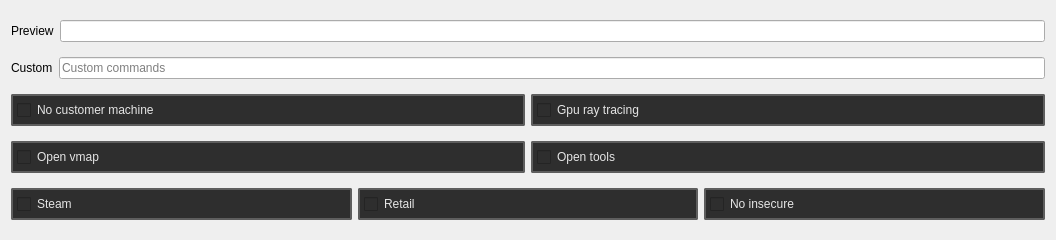
<?xml version="1.0" encoding="UTF-8"?>
<ui version="4.0">
 <class>preferences_dialog</class>
 <widget class="QDialog" name="preferences_dialog">
  <property name="geometry">
   <rect>
    <x>0</x>
    <y>0</y>
    <width>1056</width>
    <height>240</height>
   </rect>
  </property>
  <property name="minimumSize">
   <size>
    <width>600</width>
    <height>240</height>
   </size>
  </property>
  <property name="maximumSize">
   <size>
    <width>1300</width>
    <height>240</height>
   </size>
  </property>
  <property name="windowTitle">
   <string>Lanuch options</string>
  </property>
  <property name="windowIcon">
   <iconset resource="../resources.qrc">
    <normaloff>:/icons/settings_16dp.svg</normaloff>:/icons/settings_16dp.svg</iconset>
  </property>
  <property name="modal">
   <bool>false</bool>
  </property>
  <layout class="QVBoxLayout" name="verticalLayout">
   <item>
    <layout class="QHBoxLayout" name="horizontalLayout">
     <item>
      <widget class="QLabel" name="label">
       <property name="text">
        <string>Preview</string>
       </property>
      </widget>
     </item>
     <item>
      <widget class="QLineEdit" name="lineEdit_preview">
       <property name="readOnly">
        <bool>true</bool>
       </property>
      </widget>
     </item>
    </layout>
   </item>
   <item>
    <layout class="QHBoxLayout" name="horizontalLayout_2">
     <item>
      <widget class="QLabel" name="label_2">
       <property name="text">
        <string>Custom</string>
       </property>
      </widget>
     </item>
     <item>
      <widget class="QLineEdit" name="lineEdit_custom">
       <property name="text">
        <string/>
       </property>
       <property name="placeholderText">
        <string>Custom commands</string>
       </property>
      </widget>
     </item>
    </layout>
   </item>
   <item>
    <layout class="QHBoxLayout" name="horizontalLayout_3">
     <item>
      <widget class="QCheckBox" name="checkBox_nocustomer_machine">
       <property name="minimumSize">
        <size>
         <width>96</width>
         <height>32</height>
        </size>
       </property>
       <property name="layoutDirection">
        <enum>Qt::LayoutDirection::LeftToRight</enum>
       </property>
       <property name="styleSheet">
        <string notr="true">
    /* QPushButton default and hover styles */
    QCheckBox {

        font: 580 10pt &quot;Segoe UI&quot;;

        border: 2px solid black;
        border-radius: 2px;
        border-color: rgba(94, 94, 94, 255);
        height:22px;
        padding-top: 2px;
        padding-bottom:2px;
        padding-left: 4px;
        padding-right: 4px;
        color: #e5e5e5;
        background-color: #2e2e2e;
    }
    QCheckBox:hover {
        background-color: #515965;
        color: white;
    }
    QCheckBox:pressed {

    }</string>
       </property>
       <property name="text">
        <string>No customer machine</string>
       </property>
       <property name="tristate">
        <bool>false</bool>
       </property>
      </widget>
     </item>
     <item>
      <widget class="QCheckBox" name="checkBox_gpuraytracing">
       <property name="minimumSize">
        <size>
         <width>96</width>
         <height>32</height>
        </size>
       </property>
       <property name="layoutDirection">
        <enum>Qt::LayoutDirection::LeftToRight</enum>
       </property>
       <property name="styleSheet">
        <string notr="true">
    /* QPushButton default and hover styles */
    QCheckBox {

        font: 580 10pt &quot;Segoe UI&quot;;

        border: 2px solid black;
        border-radius: 2px;
        border-color: rgba(94, 94, 94, 255);
        height:22px;
        padding-top: 2px;
        padding-bottom:2px;
        padding-left: 4px;
        padding-right: 4px;
        color: #e5e5e5;
        background-color: #2e2e2e;
    }
    QCheckBox:hover {
        background-color: #515965;
        color: white;
    }
    QCheckBox:pressed {

    }</string>
       </property>
       <property name="text">
        <string>Gpu ray tracing</string>
       </property>
       <property name="tristate">
        <bool>false</bool>
       </property>
      </widget>
     </item>
    </layout>
   </item>
   <item>
    <layout class="QHBoxLayout" name="horizontalLayout_4">
     <item>
      <widget class="QCheckBox" name="checkBox_open_vmap">
       <property name="minimumSize">
        <size>
         <width>96</width>
         <height>32</height>
        </size>
       </property>
       <property name="layoutDirection">
        <enum>Qt::LayoutDirection::LeftToRight</enum>
       </property>
       <property name="styleSheet">
        <string notr="true">
    /* QPushButton default and hover styles */
    QCheckBox {

        font: 580 10pt &quot;Segoe UI&quot;;

        border: 2px solid black;
        border-radius: 2px;
        border-color: rgba(94, 94, 94, 255);
        height:22px;
        padding-top: 2px;
        padding-bottom:2px;
        padding-left: 4px;
        padding-right: 4px;
        color: #e5e5e5;
        background-color: #2e2e2e;
    }
    QCheckBox:hover {
        background-color: #515965;
        color: white;
    }
    QCheckBox:pressed {

    }</string>
       </property>
       <property name="text">
        <string>Open vmap</string>
       </property>
       <property name="tristate">
        <bool>false</bool>
       </property>
      </widget>
     </item>
     <item>
      <widget class="QCheckBox" name="checkBox_open_tools">
       <property name="minimumSize">
        <size>
         <width>96</width>
         <height>32</height>
        </size>
       </property>
       <property name="layoutDirection">
        <enum>Qt::LayoutDirection::LeftToRight</enum>
       </property>
       <property name="styleSheet">
        <string notr="true">
    /* QPushButton default and hover styles */
    QCheckBox {

        font: 580 10pt &quot;Segoe UI&quot;;

        border: 2px solid black;
        border-radius: 2px;
        border-color: rgba(94, 94, 94, 255);
        height:22px;
        padding-top: 2px;
        padding-bottom:2px;
        padding-left: 4px;
        padding-right: 4px;
        color: #e5e5e5;
        background-color: #2e2e2e;
    }
    QCheckBox:hover {
        background-color: #515965;
        color: white;
    }
    QCheckBox:pressed {

    }</string>
       </property>
       <property name="text">
        <string>Open tools</string>
       </property>
       <property name="tristate">
        <bool>false</bool>
       </property>
      </widget>
     </item>
    </layout>
   </item>
   <item>
    <layout class="QHBoxLayout" name="horizontalLayout_5">
     <item>
      <widget class="QCheckBox" name="checkBox_steam">
       <property name="minimumSize">
        <size>
         <width>96</width>
         <height>32</height>
        </size>
       </property>
       <property name="layoutDirection">
        <enum>Qt::LayoutDirection::LeftToRight</enum>
       </property>
       <property name="styleSheet">
        <string notr="true">
    /* QPushButton default and hover styles */
    QCheckBox {

        font: 580 10pt &quot;Segoe UI&quot;;

        border: 2px solid black;
        border-radius: 2px;
        border-color: rgba(94, 94, 94, 255);
        height:22px;
        padding-top: 2px;
        padding-bottom:2px;
        padding-left: 4px;
        padding-right: 4px;
        color: #e5e5e5;
        background-color: #2e2e2e;
    }
    QCheckBox:hover {
        background-color: #515965;
        color: white;
    }
    QCheckBox:pressed {

    }</string>
       </property>
       <property name="text">
        <string>Steam</string>
       </property>
       <property name="tristate">
        <bool>false</bool>
       </property>
      </widget>
     </item>
     <item>
      <widget class="QCheckBox" name="checkBox_show_retail">
       <property name="minimumSize">
        <size>
         <width>96</width>
         <height>32</height>
        </size>
       </property>
       <property name="layoutDirection">
        <enum>Qt::LayoutDirection::LeftToRight</enum>
       </property>
       <property name="styleSheet">
        <string notr="true">
    /* QPushButton default and hover styles */
    QCheckBox {

        font: 580 10pt &quot;Segoe UI&quot;;

        border: 2px solid black;
        border-radius: 2px;
        border-color: rgba(94, 94, 94, 255);
        height:22px;
        padding-top: 2px;
        padding-bottom:2px;
        padding-left: 4px;
        padding-right: 4px;
        color: #e5e5e5;
        background-color: #2e2e2e;
    }
    QCheckBox:hover {
        background-color: #515965;
        color: white;
    }
    QCheckBox:pressed {

    }</string>
       </property>
       <property name="text">
        <string>Retail</string>
       </property>
       <property name="tristate">
        <bool>false</bool>
       </property>
      </widget>
     </item>
     <item>
      <widget class="QCheckBox" name="checkBox_no_insecure">
       <property name="minimumSize">
        <size>
         <width>96</width>
         <height>32</height>
        </size>
       </property>
       <property name="layoutDirection">
        <enum>Qt::LayoutDirection::LeftToRight</enum>
       </property>
       <property name="styleSheet">
        <string notr="true">
    /* QPushButton default and hover styles */
    QCheckBox {

        font: 580 10pt &quot;Segoe UI&quot;;

        border: 2px solid black;
        border-radius: 2px;
        border-color: rgba(94, 94, 94, 255);
        height:22px;
        padding-top: 2px;
        padding-bottom:2px;
        padding-left: 4px;
        padding-right: 4px;
        color: #e5e5e5;
        background-color: #2e2e2e;
    }
    QCheckBox:hover {
        background-color: #515965;
        color: white;
    }
    QCheckBox:pressed {

    }</string>
       </property>
       <property name="text">
        <string>No insecure</string>
       </property>
       <property name="tristate">
        <bool>false</bool>
       </property>
      </widget>
     </item>
    </layout>
   </item>
  </layout>
 </widget>
 <resources>
  <include location="../resources.qrc"/>
 </resources>
 <connections/>
</ui>
